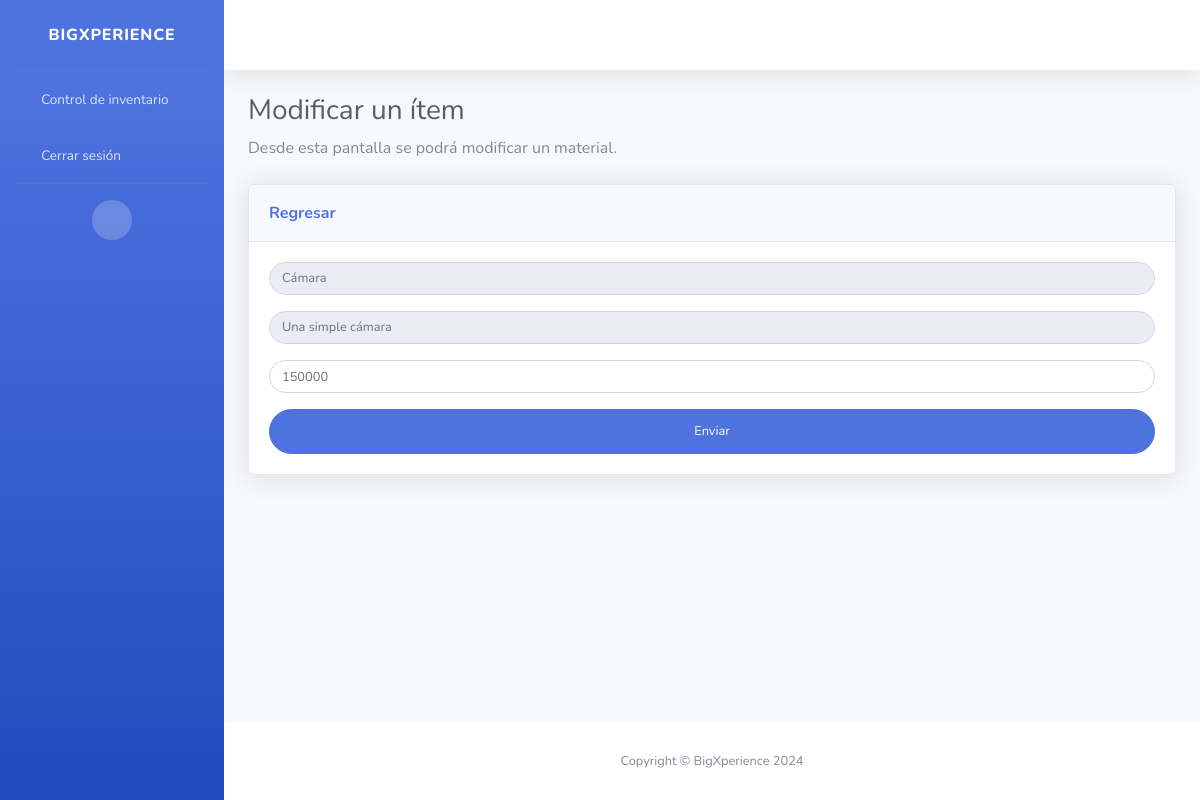
Page /inventory/edit/1/ on the earlier database version.
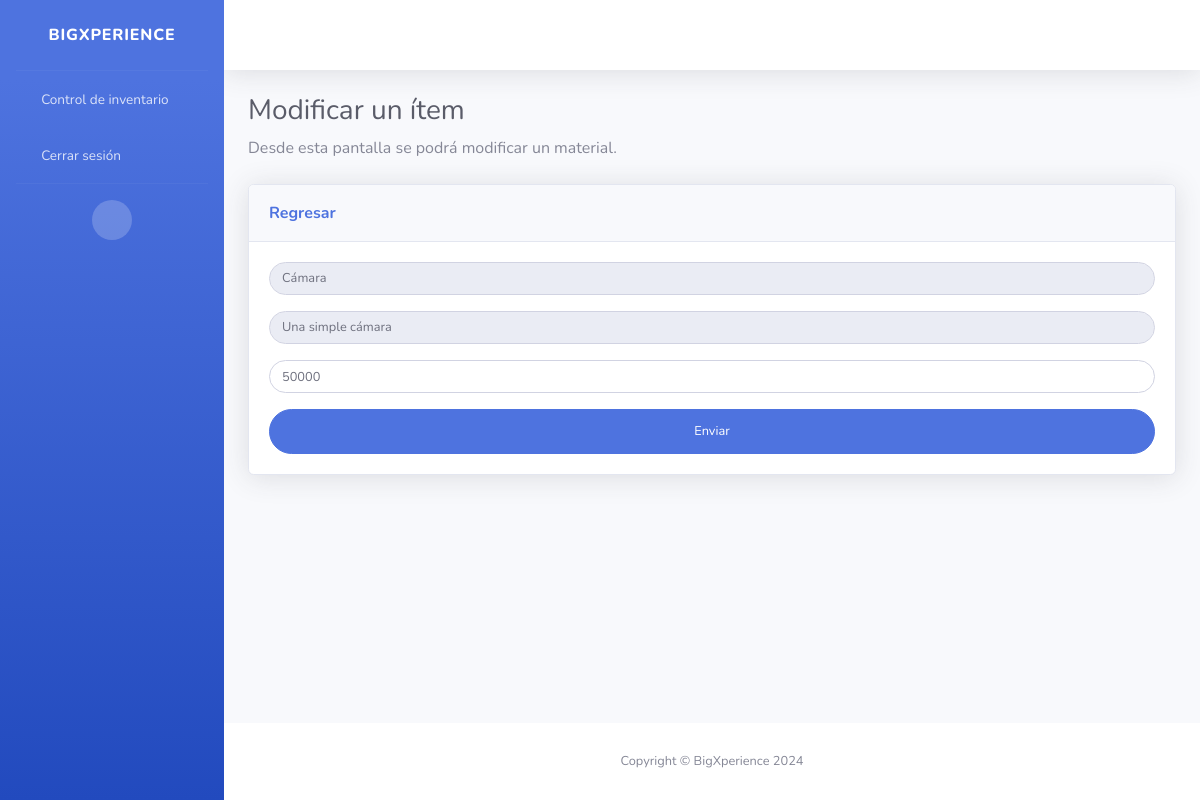
Same page on the later database version.
### inventory/models.py (models this page shows)
class Product(models.Model):
    name = models.CharField(null=False, unique=True, max_length=20)
    description = models.CharField(null=False, unique=False, max_length=250)
    price = models.PositiveIntegerField(null=False)
    state = models.BooleanField(default=True)
    qty = models.PositiveIntegerField(default=0, null=False)
    photo = models.CharField(blank=True, max_length=250)

### inventory/views.py (the view, shortened to what this page needs)
# urls.py: path("edit/<int:_id>/", views.EditProduct.as_view(), name="edit"),
class EditProduct(View):
    def get(self, request: HttpRequest, _id: int):
        item = get_object_or_404(Product, pk=_id)
        form = EditForm(
            initial={
                "name": item.name,
                "description": item.description,
                "price": item.price,
            }
        )
        return render(request, "edit.html", {"form": form})

### inventory/forms.py
class EditForm(forms.Form):
    name = forms.CharField(
        label="name",
        max_length=20,
        widget=forms.TextInput(
            attrs={
                "class": FORM_CONTROL_CLASS,
                "placeholder": "Nombre",
                "id": "name",
                "readonly": "readonly",
            }
        ),
        required=False,
    )
    description = forms.CharField(
        label="description",
        max_length=250,
        widget=forms.TextInput(
            attrs={
                "class": FORM_CONTROL_CLASS,
                "placeholder": "Descripción",
                "id": "description",
                "readonly": "readonly",
            }
        ),
        required=False,
    )
    price = forms.IntegerField(
        min_value=100,
        max_value=10000000,
        label="price",
        widget=forms.NumberInput(
            attrs={
                "class": FORM_CONTROL_CLASS,
                "placeholder": "Precio",
                "id": "price",
            }
        ),
    )

### inventory/templates/edit.html (shortened to what this page needs)
{% extends "base.html" %}
{% load static %}
{% block title %}Modificar un ítem{% endblock %}
{% block subtitle %}Desde esta pantalla se podrá modificar un material.{% endblock %}
{% block content %}
<form class="user" method="post">
    <div class="form-group">
        {{ form.name }}
    </div>
    <div class="form-group">
        {{ form.description }}
    </div>
    <div class="form-group">
        {{ form.price }}
    </div>
    <button type="submit" class="btn btn-primary btn-user btn-block">Enviar</button>
</form>
{% endblock %}

Differences in the rows shown:
changed Product "Cámara": price "150000" → "50000"
